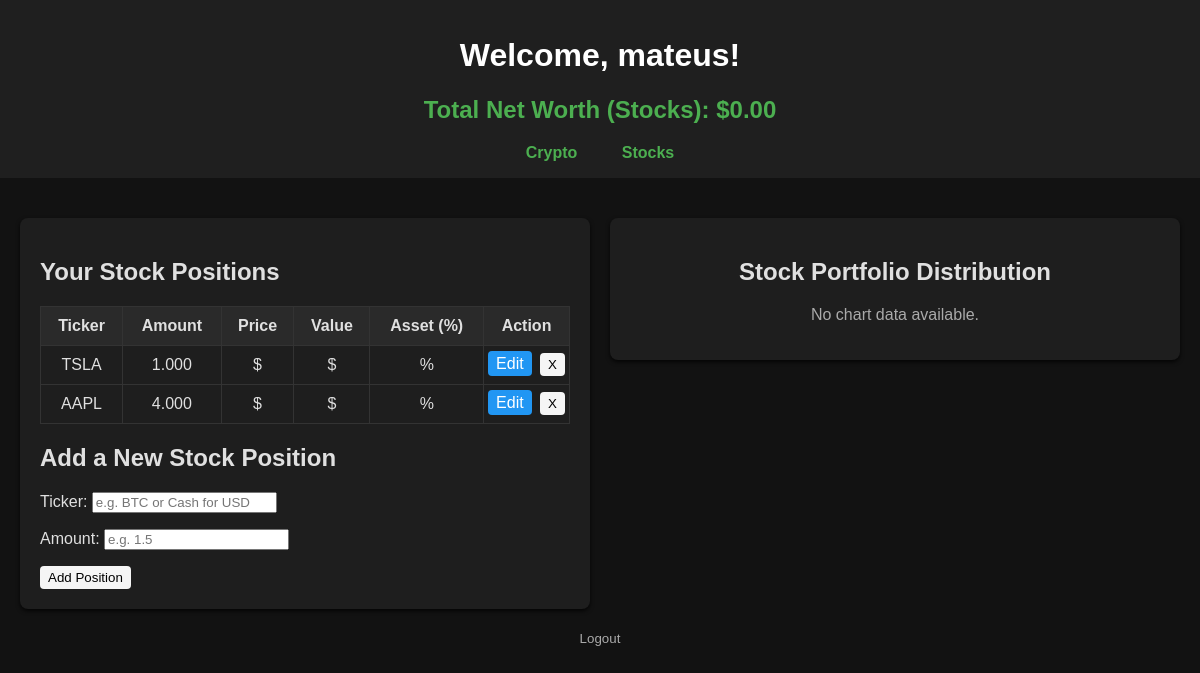
The app's page /stocks/ (signed in), older data.
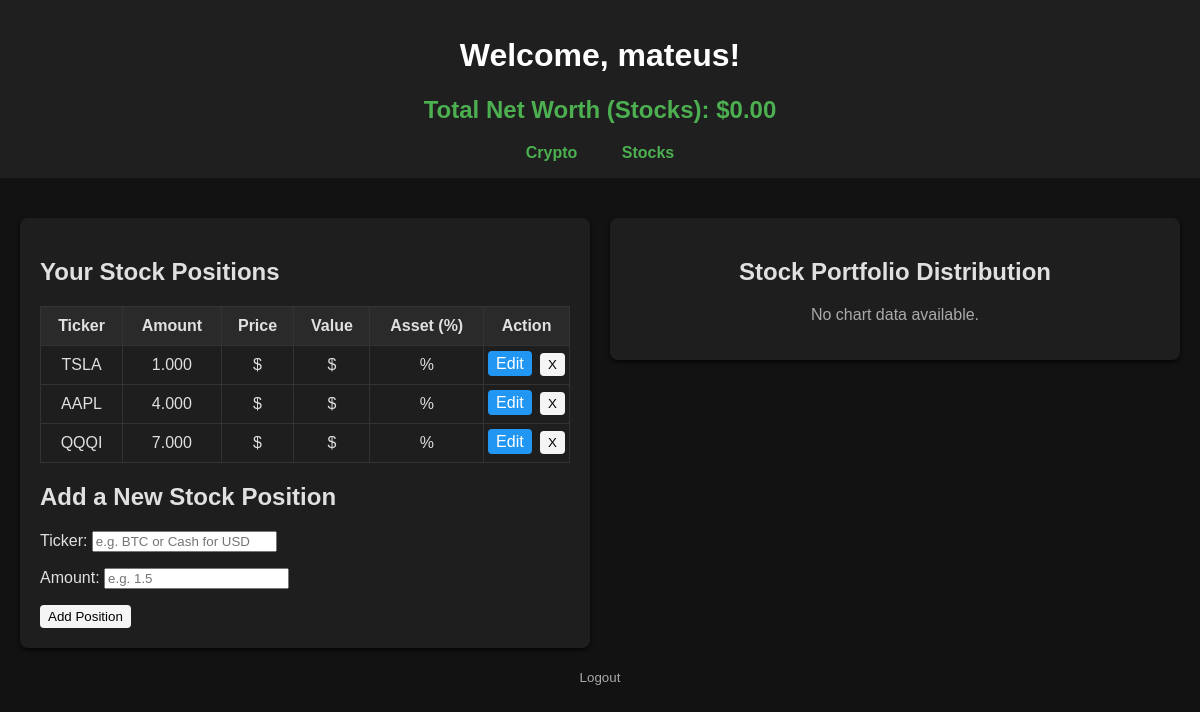
The same page, newer data.
### portfolio/models.py (models this page shows, shortened)
class Asset(models.Model):
    ASSET_TYPE_CHOICES = [
        ('crypto', 'Crypto'),
        ('stock', 'Stock'),
    ]
    ticker = models.CharField(max_length=10)
    amount = models.DecimalField(max_digits=19, decimal_places=3)
    owner = models.ForeignKey(User, on_delete=models.CASCADE)
    type = models.CharField(max_length=10, choices=ASSET_TYPE_CHOICES, default='crypto')

### portfolio/views.py (the view)
# urls.py: path('stocks/', stocks, name='stocks'),
@login_required
def stocks(request):
    if request.method == 'POST':
        form = AddAssetForm(request.POST)
        if form.is_valid():
            asset = form.save(commit=False)
            asset.owner = request.user
            asset.type = 'stock'
            asset.ticker = asset.ticker.upper()  # Ensure ticker is uppercase
            asset.save()
            return redirect('stocks')
        else:
            messages.error(request, "Failed to add asset. Please check your inputs.")
    else:
        form = AddAssetForm()
    user_assets = Asset.objects.filter(owner=request.user, type='stock')
    tickers = [asset.ticker.upper() for asset in user_assets]
    prices = {}
    if tickers:
        if len(tickers) == 1:
            ticker = tickers[0]
            try:
                data = yf.Ticker(ticker).history(period='1d')
                if not data.empty:
                    prices[ticker] = float(data['Close'].iloc[-1])
                else:
                    prices[ticker] = None
            except Exception:
                prices[ticker] = None
        else:
            try:
                data = yf.download(
                    tickers=tickers,
                    period='1d',
                    interval='1d',
                    group_by='ticker',
                    threads=True,
                    progress=False
                )
                for ticker in tickers:
                    try:
                        prices[ticker] = float(data[ticker]['Close'].iloc[-1])
                    except Exception:
                        prices[ticker] = None
            except Exception:
                prices = {ticker: None for ticker in tickers}
    total_net_worth = 0
    for asset in user_assets:
        price = prices.get(asset.ticker.upper())
        try:
            price_decimal = Decimal(str(price)) if price is not None else Decimal('0')
        except Exception:
            price_decimal = Decimal('0')
        total_net_worth += price_decimal * asset.amount
    assets_with_value = []
    labels = []
    values = []
    for asset in user_assets:
        ticker = asset.ticker.upper()
        price = prices.get(ticker)
        try:
            price_decimal = Decimal(str(price)) if price is not None else Decimal('0')
        except Exception:
            price_decimal = Decimal('0')
        value = price_decimal * asset.amount if price_decimal else None
        asset_dict = {
            'id': asset.id,
            'ticker': asset.ticker,
            'amount': asset.amount,
            'price': price_decimal if price_decimal else '-',
            'value': value if value else '-',
        }
        if total_net_worth > 0 and value:
            percentage = (value / total_net_worth) * 100
            asset_dict['percentage'] = percentage
        else:
            asset_dict['percentage'] = '-'
        assets_with_value.append(asset_dict)
        if value and total_net_worth > 0:
            labels.append(asset.ticker)
            values.append(float(value / total_net_worth * 100))
    if labels and values:
        fig = go.Figure(data=[go.Pie(labels=labels, values=values, textinfo='label+percent')])
        fig.update_layout(
            title="Stock Portfolio Distribution",
            margin=dict(t=50, b=50, l=25, r=25),
            paper_bgcolor="#121212",
            plot_bgcolor="#121212",
            font=dict(color="#e0e0e0")
        )
        chart_html = fig.to_html(full_html=False)
    else:
        chart_html = None
    return render(request, 'stocks.html', {
        'username': request.user.username,
        'assets': assets_with_value,
        'form': form,
        'total_net_worth': total_net_worth,
        'chart': chart_html,
    })

### portfolio/forms.py
class AddAssetForm(forms.ModelForm):
    class Meta:
        model = Asset
        fields = ['ticker', 'amount']
        widgets = {
            'ticker': forms.TextInput(attrs={'placeholder': 'e.g. BTC or Cash for USD'}),
            'amount': forms.NumberInput(attrs={'placeholder': 'e.g. 1.5'}),
        }

### portfolio/templates/stocks.html (shortened to what the changed rows need)
<!DOCTYPE html>
<html lang="en">
    {% load humanize %}
<head>
</head>
<body>
    <header>
        <h1>Welcome, {{ username }}!</h1>
    </header>
    <div class="container" style="flex-direction: column; align-items: center; padding-top: 20px;">
        <div style="display: flex; flex-wrap: wrap; gap: 20px; width: 100%; justify-content: center; align-items: flex-start;">
            <div class="card" style="flex: 1 1 45%; min-width: 350px;">
                <h2>Your Stock Positions</h2>
                {% if assets %}
                <table>
                    <thead>
                        <tr>
                            <th>Ticker</th>
                            <th>Amount</th>
                            <th>Price</th>
                            <th>Value</th>
                            <th>Asset (%)</th>
                            <th>Action</th>
                        </tr>
                    </thead>
                    <tbody>
                        {% for asset in assets %}
                        <tr>
                            <td>{{ asset.ticker }}</td>
                            <td>{{ asset.amount }}</td>
                            <td>
                                {% if asset.price %}
                                    ${{ asset.price|floatformat:2 }}
                                {% else %}
                                    -
                                {% endif %}
                            </td>
                            <td>
                                {% if asset.value %}
                                    ${{ asset.value|floatformat:2 }}
                                {% else %}
                                    Could not fetch price
                                {% endif %}
                            </td>
                            <td>
                                {% if asset.percentage %}
                                    {{ asset.percentage|floatformat:2 }}%
                                {% else %}
                                    -
                                {% endif %}
                            </td>
                            <td style="white-space: nowrap;">
                                <a href="{% url 'edit_holding' asset.id %}" style="background: #2196f3; color: white; border: none; border-radius: 4px; padding: 4px 8px; text-decoration: none; margin-right: 4px;">Edit</a>
                                <form action="{% url 'delete_holding' asset.id %}" method="post" style="display:inline;">
                                    <button type="submit">X</button>
                                </form>
                            </td>
                        </tr>
                        {% endfor %}
                    </tbody>
                </table>
                {% else %}
                <p>You have no stock positions yet.</p>
                {% endif %}
                <h2>Add a New Stock Position</h2>
            </div>
            <div class="card pie-chart-container" style="flex: 1 1 45%; min-width: 350px;">
                <h2>Stock Portfolio Distribution</h2>
            </div>
        </div>
    </div>
</body>
</html>

Row changes from the older to the newer data that the page shows:
added Asset: ticker "QQQI", amount "7.000"
Text that changed along with them:
new list line: "$ $ % Edit X"
